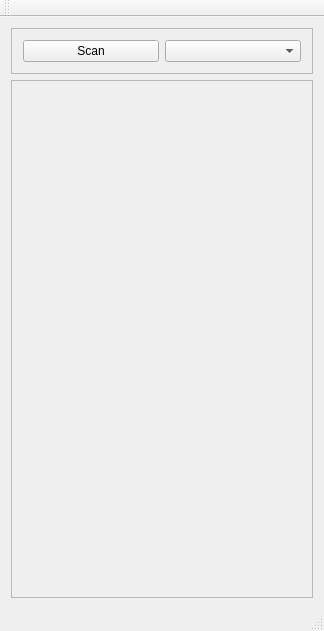
<?xml version="1.0" encoding="UTF-8"?>
<ui version="4.0">
 <class>MainWindow</class>
 <widget class="QMainWindow" name="MainWindow">
  <property name="geometry">
   <rect>
    <x>0</x>
    <y>0</y>
    <width>324</width>
    <height>631</height>
   </rect>
  </property>
  <property name="windowTitle">
   <string>fanCastic</string>
  </property>
  <widget class="QWidget" name="centralWidget">
   <layout class="QVBoxLayout" name="verticalLayout_5" stretch="0,0">
    <item>
     <widget class="QFrame" name="frame">
      <property name="frameShape">
       <enum>QFrame::StyledPanel</enum>
      </property>
      <property name="frameShadow">
       <enum>QFrame::Raised</enum>
      </property>
      <layout class="QHBoxLayout" name="horizontalLayout_3" stretch="0,0">
       <item>
        <widget class="QPushButton" name="scanButton">
         <property name="text">
          <string>Scan</string>
         </property>
         <property name="checkable">
          <bool>false</bool>
         </property>
        </widget>
       </item>
       <item>
        <widget class="QComboBox" name="comboCast"/>
       </item>
      </layout>
     </widget>
    </item>
    <item>
     <widget class="QScrollArea" name="scrollArea">
      <property name="widgetResizable">
       <bool>true</bool>
      </property>
      <widget class="QWidget" name="scroll_contents">
       <property name="geometry">
        <rect>
         <x>0</x>
         <y>0</y>
         <width>304</width>
         <height>500</height>
        </rect>
       </property>
      </widget>
     </widget>
    </item>
   </layout>
  </widget>
  <widget class="QToolBar" name="mainToolBar">
   <attribute name="toolBarArea">
    <enum>TopToolBarArea</enum>
   </attribute>
   <attribute name="toolBarBreak">
    <bool>false</bool>
   </attribute>
  </widget>
  <widget class="QStatusBar" name="statusBar"/>
  <widget class="QMenuBar" name="menuBar">
   <property name="geometry">
    <rect>
     <x>0</x>
     <y>0</y>
     <width>324</width>
     <height>22</height>
    </rect>
   </property>
  </widget>
  <action name="actionChannels_URL">
   <property name="text">
    <string>Channels URL</string>
   </property>
  </action>
  <action name="actionAbout">
   <property name="checkable">
    <bool>false</bool>
   </property>
   <property name="text">
    <string>About</string>
   </property>
  </action>
  <action name="actionAbout_2">
   <property name="text">
    <string>About</string>
   </property>
  </action>
  <action name="actionAbout_3">
   <property name="text">
    <string>About</string>
   </property>
  </action>
  <action name="actionAbout_4">
   <property name="text">
    <string>About</string>
   </property>
  </action>
 </widget>
 <layoutdefault spacing="6" margin="11"/>
 <resources/>
 <connections>
  <connection>
   <sender>scanButton</sender>
   <signal>clicked()</signal>
   <receiver>MainWindow</receiver>
   <slot>onScan()</slot>
   <hints>
    <hint type="sourcelabel">
     <x>130</x>
     <y>79</y>
    </hint>
    <hint type="destinationlabel">
     <x>324</x>
     <y>150</y>
    </hint>
   </hints>
  </connection>
 </connections>
 <slots>
  <slot>onScan()</slot>
 </slots>
</ui>
